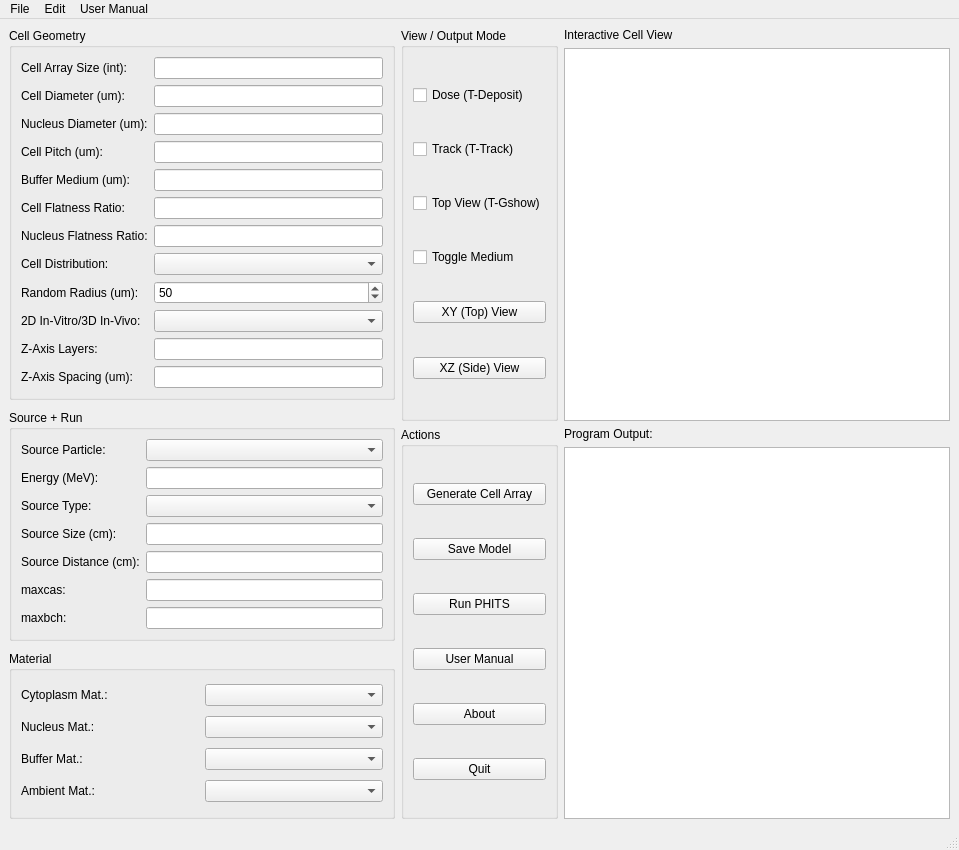
<?xml version="1.0" encoding="UTF-8"?>
<ui version="4.0">
 <class>cellmaker</class>
 <widget class="QMainWindow" name="cellmaker">
  <property name="geometry">
   <rect>
    <x>0</x>
    <y>0</y>
    <width>959</width>
    <height>850</height>
   </rect>
  </property>
  <property name="windowTitle">
   <string>CellMaker</string>
  </property>
  <widget class="QWidget" name="centralwidget">
   <layout class="QGridLayout" name="gridLayout_8">
    <item row="0" column="0">
     <layout class="QVBoxLayout" name="verticalLayout_left">
      <property name="spacing">
       <number>10</number>
      </property>
      <item>
       <widget class="QGroupBox" name="groupBox_geometry">
        <property name="title">
         <string>Cell Geometry</string>
        </property>
        <layout class="QGridLayout" name="gridLayout">
         <item row="9" column="1">
          <widget class="QComboBox" name="comboBox_8"/>
         </item>
         <item row="6" column="0">
          <widget class="QLabel" name="label_6">
           <property name="text">
            <string>Nucleus Flatness Ratio:</string>
           </property>
          </widget>
         </item>
         <item row="1" column="1">
          <widget class="QLineEdit" name="lineEdit"/>
         </item>
         <item row="9" column="0">
          <widget class="QLabel" name="label_7">
           <property name="text">
            <string>2D In-Vitro/3D In-Vivo:</string>
           </property>
          </widget>
         </item>
         <item row="3" column="0">
          <widget class="QLabel" name="label_19">
           <property name="text">
            <string>Cell Pitch (um):</string>
           </property>
          </widget>
         </item>
         <item row="7" column="1">
          <widget class="QComboBox" name="comboBox"/>
         </item>
         <item row="3" column="1">
          <widget class="QLineEdit" name="lineEdit_11"/>
         </item>
         <item row="4" column="1">
          <widget class="QLineEdit" name="lineEdit_2"/>
         </item>
         <item row="1" column="0">
          <widget class="QLabel" name="label_2">
           <property name="text">
            <string>Cell Diameter (um):</string>
           </property>
          </widget>
         </item>
         <item row="7" column="0">
          <widget class="QLabel" name="label_8">
           <property name="text">
            <string>Cell Distribution:</string>
           </property>
          </widget>
         </item>
         <item row="5" column="0">
          <widget class="QLabel" name="label_5">
           <property name="text">
            <string>Cell Flatness Ratio:</string>
           </property>
          </widget>
         </item>
         <item row="8" column="1">
          <widget class="QSpinBox" name="spinBoxRandomRadius">
           <property name="maximum">
            <number>10000</number>
           </property>
           <property name="value">
            <number>50</number>
           </property>
          </widget>
         </item>
         <item row="6" column="1">
          <widget class="QLineEdit" name="lineEdit_4"/>
         </item>
         <item row="4" column="0">
          <widget class="QLabel" name="label_3">
           <property name="text">
            <string>Buffer Medium (um):</string>
           </property>
          </widget>
         </item>
         <item row="0" column="1">
          <widget class="QLineEdit" name="lineEdit_5"/>
         </item>
         <item row="2" column="1">
          <widget class="QLineEdit" name="lineEdit_10"/>
         </item>
         <item row="0" column="0">
          <widget class="QLabel" name="label_9">
           <property name="text">
            <string>Cell Array Size (int):</string>
           </property>
          </widget>
         </item>
         <item row="10" column="1">
          <widget class="QLineEdit" name="lineEdit_ZCells"/>
         </item>
         <item row="2" column="0">
          <widget class="QLabel" name="label_18">
           <property name="text">
            <string>Nucleus Diameter (um):</string>
           </property>
          </widget>
         </item>
         <item row="5" column="1">
          <widget class="QLineEdit" name="lineEdit_3"/>
         </item>
         <item row="8" column="0">
          <widget class="QLabel" name="label_random_radius">
           <property name="text">
            <string>Random Radius (um):</string>
           </property>
          </widget>
         </item>
         <item row="11" column="1">
          <widget class="QLineEdit" name="lineEdit_PitchZ"/>
         </item>
         <item row="10" column="0">
          <widget class="QLabel" name="label_ZCells">
           <property name="text">
            <string>Z-Axis Layers:</string>
           </property>
          </widget>
         </item>
         <item row="11" column="0">
          <widget class="QLabel" name="label_PitchZ">
           <property name="text">
            <string>Z-Axis Spacing (um):</string>
           </property>
          </widget>
         </item>
        </layout>
       </widget>
      </item>
      <item>
       <widget class="QGroupBox" name="groupBox_source">
        <property name="title">
         <string>Source + Run</string>
        </property>
        <layout class="QGridLayout" name="gridLayout_2">
         <item row="0" column="1">
          <widget class="QComboBox" name="comboBox_2"/>
         </item>
         <item row="3" column="0">
          <widget class="QLabel" name="label_13">
           <property name="text">
            <string>Source Size (cm):</string>
           </property>
          </widget>
         </item>
         <item row="1" column="0">
          <widget class="QLabel" name="label_10">
           <property name="text">
            <string>Energy (MeV):</string>
           </property>
          </widget>
         </item>
         <item row="1" column="1">
          <widget class="QLineEdit" name="lineEdit_7"/>
         </item>
         <item row="4" column="0">
          <widget class="QLabel" name="label_14">
           <property name="text">
            <string>Source Distance (cm):</string>
           </property>
          </widget>
         </item>
         <item row="5" column="0">
          <widget class="QLabel" name="label_20">
           <property name="text">
            <string>maxcas:</string>
           </property>
          </widget>
         </item>
         <item row="5" column="1">
          <widget class="QLineEdit" name="lineEdit_12"/>
         </item>
         <item row="0" column="0">
          <widget class="QLabel" name="label_11">
           <property name="text">
            <string>Source Particle:</string>
           </property>
          </widget>
         </item>
         <item row="2" column="1">
          <widget class="QComboBox" name="comboBox_3"/>
         </item>
         <item row="2" column="0">
          <widget class="QLabel" name="label_12">
           <property name="text">
            <string>Source Type:</string>
           </property>
          </widget>
         </item>
         <item row="3" column="1">
          <widget class="QLineEdit" name="lineEdit_8"/>
         </item>
         <item row="4" column="1">
          <widget class="QLineEdit" name="lineEdit_9"/>
         </item>
         <item row="6" column="1">
          <widget class="QLineEdit" name="lineEdit_13"/>
         </item>
         <item row="6" column="0">
          <widget class="QLabel" name="label_21">
           <property name="text">
            <string>maxbch:</string>
           </property>
          </widget>
         </item>
        </layout>
       </widget>
      </item>
      <item>
       <widget class="QGroupBox" name="groupBox_source_2">
        <property name="title">
         <string>Material</string>
        </property>
        <layout class="QGridLayout" name="gridLayout_7">
         <item row="3" column="0">
          <widget class="QLabel" name="label_17">
           <property name="text">
            <string>Buffer Mat.:</string>
           </property>
          </widget>
         </item>
         <item row="3" column="1">
          <widget class="QComboBox" name="comboBox_6"/>
         </item>
         <item row="1" column="0">
          <widget class="QLabel" name="label_15">
           <property name="text">
            <string>Cytoplasm Mat.:</string>
           </property>
          </widget>
         </item>
         <item row="2" column="1">
          <widget class="QComboBox" name="comboBox_5"/>
         </item>
         <item row="2" column="0">
          <widget class="QLabel" name="label_16">
           <property name="text">
            <string>Nucleus Mat.:</string>
           </property>
          </widget>
         </item>
         <item row="1" column="1">
          <widget class="QComboBox" name="comboBox_4"/>
         </item>
         <item row="4" column="1">
          <widget class="QComboBox" name="comboBox_7"/>
         </item>
         <item row="4" column="0">
          <widget class="QLabel" name="label_22">
           <property name="text">
            <string>Ambient Mat.:</string>
           </property>
          </widget>
         </item>
        </layout>
       </widget>
      </item>
     </layout>
    </item>
    <item row="0" column="1">
     <layout class="QVBoxLayout" name="verticalLayout_modes_actions">
      <item>
       <widget class="QGroupBox" name="groupBox_modes">
        <property name="title">
         <string>View / Output Mode</string>
        </property>
        <layout class="QGridLayout" name="gridLayout_3">
         <item row="5" column="0">
          <widget class="QPushButton" name="pushButton_6">
           <property name="text">
            <string>XZ (Side) View</string>
           </property>
           <property name="icon">
            <iconset resource="resources.qrc">
             <normaloff>:/resource/Gnome-object-flip-horizontal.svg.png</normaloff>:/resource/Gnome-object-flip-horizontal.svg.png</iconset>
           </property>
          </widget>
         </item>
         <item row="0" column="0">
          <widget class="QCheckBox" name="checkBox">
           <property name="text">
            <string>Dose (T-Deposit)</string>
           </property>
          </widget>
         </item>
         <item row="4" column="0">
          <widget class="QPushButton" name="pushButton_5">
           <property name="text">
            <string>XY (Top) View</string>
           </property>
           <property name="icon">
            <iconset resource="resources.qrc">
             <normaloff>:/resource/Gnome-object-flip-vertical.svg.png</normaloff>:/resource/Gnome-object-flip-vertical.svg.png</iconset>
           </property>
          </widget>
         </item>
         <item row="1" column="0">
          <widget class="QCheckBox" name="checkBox_2">
           <property name="text">
            <string>Track (T-Track)</string>
           </property>
          </widget>
         </item>
         <item row="2" column="0">
          <widget class="QCheckBox" name="checkBox_3">
           <property name="text">
            <string>Top View (T-Gshow)</string>
           </property>
          </widget>
         </item>
         <item row="3" column="0">
          <widget class="QCheckBox" name="checkBox_4">
           <property name="text">
            <string>Toggle Medium</string>
           </property>
          </widget>
         </item>
        </layout>
       </widget>
      </item>
      <item>
       <widget class="QGroupBox" name="groupBox_actions">
        <property name="title">
         <string>Actions</string>
        </property>
        <layout class="QVBoxLayout" name="verticalLayout_8">
         <item>
          <widget class="QPushButton" name="pushButton">
           <property name="text">
            <string>Generate Cell Array</string>
           </property>
           <property name="icon">
            <iconset resource="resources.qrc">
             <normaloff>:/resource/Gnome-applications-system.svg.png</normaloff>:/resource/Gnome-applications-system.svg.png</iconset>
           </property>
          </widget>
         </item>
         <item>
          <widget class="QPushButton" name="pushButton_7">
           <property name="text">
            <string>Save Model</string>
           </property>
           <property name="icon">
            <iconset resource="resources.qrc">
             <normaloff>:/resource/Gnome-document-save-as.svg.png</normaloff>:/resource/Gnome-document-save-as.svg.png</iconset>
           </property>
          </widget>
         </item>
         <item>
          <widget class="QPushButton" name="pushButton_2">
           <property name="text">
            <string>Run PHITS</string>
           </property>
           <property name="icon">
            <iconset resource="resources.qrc">
             <normaloff>:/resource/Gnome-utilities-terminal.svg.png</normaloff>:/resource/Gnome-utilities-terminal.svg.png</iconset>
           </property>
          </widget>
         </item>
         <item>
          <widget class="QPushButton" name="pushButton_8">
           <property name="text">
            <string>User Manual</string>
           </property>
           <property name="icon">
            <iconset resource="resources.qrc">
             <normaloff>:/resource/Gnome-address-book-new.svg.png</normaloff>:/resource/Gnome-address-book-new.svg.png</iconset>
           </property>
          </widget>
         </item>
         <item>
          <widget class="QPushButton" name="pushButton_3">
           <property name="text">
            <string>About</string>
           </property>
           <property name="icon">
            <iconset resource="resources.qrc">
             <normaloff>:/resource/Gnome-help-contents.svg.png</normaloff>:/resource/Gnome-help-contents.svg.png</iconset>
           </property>
          </widget>
         </item>
         <item>
          <widget class="QPushButton" name="pushButton_4">
           <property name="text">
            <string>Quit</string>
           </property>
           <property name="icon">
            <iconset resource="resources.qrc">
             <normaloff>:/resource/Gnome-application-exit.svg.png</normaloff>:/resource/Gnome-application-exit.svg.png</iconset>
           </property>
          </widget>
         </item>
        </layout>
       </widget>
      </item>
     </layout>
    </item>
    <item row="0" column="2">
     <layout class="QVBoxLayout" name="verticalLayout" stretch="0,0,0,0">
      <property name="spacing">
       <number>6</number>
      </property>
      <item>
       <widget class="QLabel" name="label">
        <property name="text">
         <string>Interactive Cell View</string>
        </property>
        <property name="alignment">
         <set>Qt::AlignLeading|Qt::AlignLeft|Qt::AlignVCenter</set>
        </property>
       </widget>
      </item>
      <item>
       <widget class="QGraphicsView" name="graphicsView"/>
      </item>
      <item>
       <widget class="QLabel" name="label_4">
        <property name="text">
         <string>Program Output:</string>
        </property>
       </widget>
      </item>
      <item>
       <widget class="QTextBrowser" name="textBrowser"/>
      </item>
     </layout>
    </item>
   </layout>
  </widget>
  <widget class="QMenuBar" name="menubar">
   <property name="geometry">
    <rect>
     <x>0</x>
     <y>0</y>
     <width>959</width>
     <height>18</height>
    </rect>
   </property>
   <widget class="QMenu" name="menuFile">
    <property name="title">
     <string>File</string>
    </property>
    <addaction name="actionGenerate_Cell_Array"/>
    <addaction name="actionRun_PHITS"/>
    <addaction name="actionAbout"/>
    <addaction name="actionQuit"/>
   </widget>
   <widget class="QMenu" name="menuEdit">
    <property name="title">
     <string>Edit</string>
    </property>
    <addaction name="actionSave_Model"/>
    <addaction name="actionZoom"/>
    <addaction name="actionZoom_2"/>
   </widget>
   <widget class="QMenu" name="menuUser_Manual">
    <property name="title">
     <string>User Manual</string>
    </property>
    <addaction name="actionManual"/>
   </widget>
   <addaction name="menuFile"/>
   <addaction name="menuEdit"/>
   <addaction name="menuUser_Manual"/>
  </widget>
  <widget class="QStatusBar" name="statusbar"/>
  <action name="actionGenerate_Cell_Array">
   <property name="icon">
    <iconset resource="resources.qrc">
     <normaloff>:/resource/Gnome-applications-system.svg.png</normaloff>:/resource/Gnome-applications-system.svg.png</iconset>
   </property>
   <property name="text">
    <string>Generate Cell Array</string>
   </property>
   <property name="shortcut">
    <string>Ctrl+G</string>
   </property>
  </action>
  <action name="actionRun_PHITS">
   <property name="icon">
    <iconset resource="resources.qrc">
     <normaloff>:/resource/Gnome-utilities-terminal.svg.png</normaloff>:/resource/Gnome-utilities-terminal.svg.png</iconset>
   </property>
   <property name="text">
    <string>Run PHITS</string>
   </property>
   <property name="shortcut">
    <string>Ctrl+R</string>
   </property>
  </action>
  <action name="actionAbout">
   <property name="icon">
    <iconset resource="resources.qrc">
     <normaloff>:/resource/Gnome-help-contents.svg.png</normaloff>:/resource/Gnome-help-contents.svg.png</iconset>
   </property>
   <property name="text">
    <string>About</string>
   </property>
   <property name="shortcut">
    <string>Ctrl+H</string>
   </property>
  </action>
  <action name="actionQuit">
   <property name="icon">
    <iconset resource="resources.qrc">
     <normaloff>:/resource/Gnome-application-exit.svg.png</normaloff>:/resource/Gnome-application-exit.svg.png</iconset>
   </property>
   <property name="text">
    <string>Quit</string>
   </property>
   <property name="shortcut">
    <string>Ctrl+Q</string>
   </property>
  </action>
  <action name="actionZoom">
   <property name="icon">
    <iconset resource="resources.qrc">
     <normaloff>:/resource/Gnome-object-flip-vertical.svg.png</normaloff>:/resource/Gnome-object-flip-vertical.svg.png</iconset>
   </property>
   <property name="text">
    <string>XY (Top) View</string>
   </property>
   <property name="shortcut">
    <string>Ctrl+=</string>
   </property>
  </action>
  <action name="actionZoom_2">
   <property name="icon">
    <iconset resource="resources.qrc">
     <normaloff>:/resource/Gnome-object-flip-horizontal.svg.png</normaloff>:/resource/Gnome-object-flip-horizontal.svg.png</iconset>
   </property>
   <property name="text">
    <string>XZ (Side) View</string>
   </property>
   <property name="shortcut">
    <string>Ctrl+-</string>
   </property>
  </action>
  <action name="actionSave_Model">
   <property name="icon">
    <iconset resource="resources.qrc">
     <normaloff>:/resource/Gnome-document-save-as.svg.png</normaloff>:/resource/Gnome-document-save-as.svg.png</iconset>
   </property>
   <property name="text">
    <string>Save Model</string>
   </property>
   <property name="shortcut">
    <string>Ctrl+S</string>
   </property>
  </action>
  <action name="actionManual">
   <property name="icon">
    <iconset resource="resources.qrc">
     <normaloff>:/resource/Gnome-address-book-new.svg.png</normaloff>:/resource/Gnome-address-book-new.svg.png</iconset>
   </property>
   <property name="text">
    <string>Manual</string>
   </property>
   <property name="shortcut">
    <string>Ctrl+M</string>
   </property>
  </action>
 </widget>
 <resources>
  <include location="resources.qrc"/>
 </resources>
 <connections/>
</ui>
